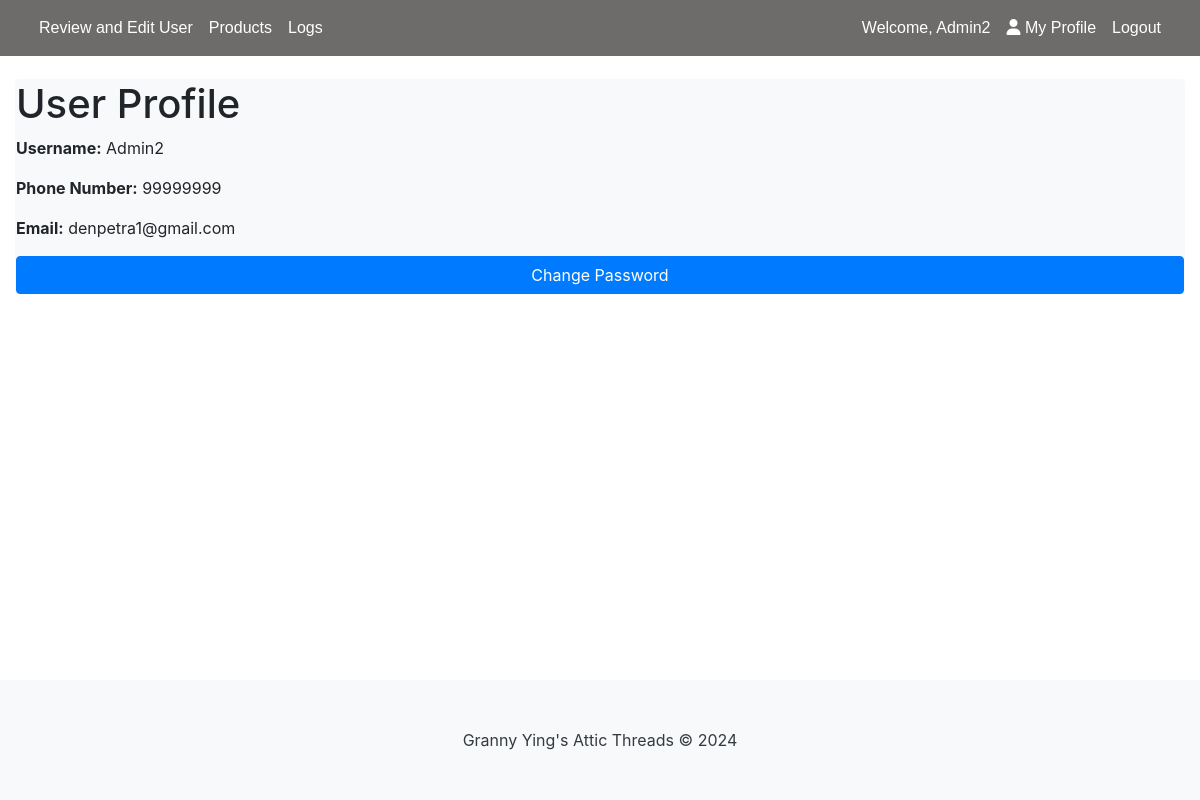
Screenshot of /view_profile (signed in) with the database file from the repository.
### tables this page shows
CREATE TABLE "Users" (
	"user_id"	INTEGER NOT NULL,
	"name"	VARCHAR(45) NOT NULL,
	"password"	VARCHAR(45) NOT NULL,
	"phoneNum"	VARCHAR(45) NOT NULL,
	"email"	VARCHAR(45) NOT NULL UNIQUE,
	"role"	VARCHAR(10) NOT NULL,
	"created_at"	DATETIME,
	"login_attempts"	INTEGER,
	"is_verified"	INTEGER NOT NULL DEFAULT 0,
	PRIMARY KEY("user_id" AUTOINCREMENT)
);

### app.py (the view)
@app.route("/view_profile")
def view_profile():
    if "user_id" not in session:
        return redirect(url_for("login"))
    user_id = session["user_id"]
    conn = sqlite3.connect("database.db")
    cursor = conn.cursor()
    cursor.execute("SELECT * FROM users WHERE user_id = ?", (user_id,))
    user = cursor.fetchone()
    conn.close()
    if user:
        user_info = {
            "name": user[1],
            "email": user[4],
            "phoneNum": user[3],
        }
        return render_template("view_profile.html", user=user_info)
    else:
        flash("User not found", "danger")
        return redirect(url_for("login"))

### app.py (called while the page is built)
@app.before_request
def make_session_permanent():
    session.permanent = True
    app.permanent_session_lifetime = timedelta(minutes=15)
    session.modified = True

### templates/view_profile.html (shortened to what this page needs)
<html lang="en">
    {% include "header.html" %}
    <body>
        {% include "navbar.html" %}
        <main class="container-fluid">
            <div class="d-flex h-75 flex-column min-vh-100" style = "padding-top: 2%; padding-bottom: 2%;">
                <div class="card align-self-left bg-light border-light">
                    <h1>User Profile</h1>
                    <p><strong>Username:</strong> {{ user.name }}</p>
                    <p><strong>Phone Number:</strong> {{ user.phoneNum }}</p>
                    <p><strong>Email:</strong> {{ user.email }}</p>
                    <button type="button" class="btn btn-primary" data-toggle="modal" data-target="#changePasswordModal">
                        Change Password
                    </button>
                    </div>
                </div>
        </main>
        {% include "footer.html" %}
    </body>
</html>

### templates/navbar.html (shortened to what this page needs)
<nav class="navbar navbar-expand-lg">
    <div class="container-fluid">
        <div class="collapse navbar-collapse" id="navbarNav">
            <ul class="navbar-nav mr-auto">
                {% if session['role'] == 'admin' %}
                <li class="nav-item">
                    <a href="{{ url_for('list') }}" class="nav-link">Review and Edit User</a>
                </li>
                <li class="nav-item">
                    <a href="{{ url_for('view_products_admin') }}" class="nav-link">Products</a>
                </li>
                <li class="nav-item">
                    <a href="{{ url_for('logs') }}" class="nav-link">Logs</a>
                </li>
                {% endif %}
            </ul>
        </div>
    </div>
    <div class="container justify-content-end">
        <ul class="navbar-nav ml-auto">
            {% if 'role' in session and (session['role'] == 'admin' or session['otp_verified']) %}
            <li class="nav-item">
                <span class="nav-link">Welcome, {{ session['name'] }}</span>
            </li>
            <li class="nav-item">
                <a href="{{ url_for('view_profile') }}" class="nav-link"><i class="fas fa-user"></i> My Profile</a>
            </li>
            <li class="nav-item">
                <a href="{{ url_for('logout') }}" class="nav-link">Logout</a>
            </li>
            {% endif %}
        </ul>
    </div>
</nav>

### static/css/site.css (style rules this page uses)
.navbar { background-color: rgb(110, 107, 107); font-size: 1em; font-family: 'Trebuchet MS', 'Lucida Sans Unicode', 'Lucida Grande', 'Lucida Sans', Arial, sans-serif; color: white; padding: 8px 5px; }
.navbar a { text-decoration: none; color: inherit; }
html, body { height: 100%; margin: 0; padding: 0; }
body { display: flex; flex-direction: column; }

### rows the page displays
Users: name "Admin2", phoneNum "99999999", email "denpetra1@gmail.com"
